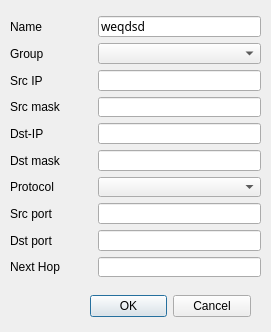
<ui version="4.0" >
 <class>Dialog</class>
 <widget class="QDialog" name="Dialog" >
  <property name="geometry" >
   <rect>
    <x>0</x>
    <y>0</y>
    <width>271</width>
    <height>332</height>
   </rect>
  </property>
  <property name="windowTitle" >
   <string>Dialog</string>
  </property>
  <widget class="QDialogButtonBox" name="buttonBox" >
   <property name="geometry" >
    <rect>
     <x>90</x>
     <y>290</y>
     <width>161</width>
     <height>32</height>
    </rect>
   </property>
   <property name="orientation" >
    <enum>Qt::Horizontal</enum>
   </property>
   <property name="standardButtons" >
    <set>QDialogButtonBox::Cancel|QDialogButtonBox::NoButton|QDialogButtonBox::Ok</set>
   </property>
  </widget>
  <widget class="QWidget" name="" >
   <property name="geometry" >
    <rect>
     <x>10</x>
     <y>16</y>
     <width>251</width>
     <height>261</height>
    </rect>
   </property>
   <layout class="QGridLayout" >
    <item row="0" column="0" >
     <widget class="QLabel" name="name_label" >
      <property name="text" >
       <string>Name</string>
      </property>
     </widget>
    </item>
    <item row="0" column="1" colspan="2" >
     <widget class="QLineEdit" name="name_edit" >
      <property name="font" >
       <font>
        <family>MS Reference Sans Serif</family>
       </font>
      </property>
      <property name="text" >
       <string>weqdsd</string>
      </property>
     </widget>
    </item>
    <item row="1" column="0" >
     <widget class="QLabel" name="group_label" >
      <property name="text" >
       <string>Group</string>
      </property>
     </widget>
    </item>
    <item row="1" column="1" colspan="2" >
     <widget class="QComboBox" name="group_edit" />
    </item>
    <item row="2" column="0" >
     <widget class="QLabel" name="src_ip_label" >
      <property name="text" >
       <string>Src IP</string>
      </property>
     </widget>
    </item>
    <item row="2" column="1" colspan="2" >
     <widget class="QLineEdit" name="src_ip_edit" />
    </item>
    <item row="3" column="0" >
     <widget class="QLabel" name="src_mask_label" >
      <property name="text" >
       <string>Src mask</string>
      </property>
     </widget>
    </item>
    <item row="3" column="1" colspan="2" >
     <widget class="QLineEdit" name="src_mask_edit" />
    </item>
    <item row="4" column="0" >
     <widget class="QLabel" name="dst_ip_label" >
      <property name="text" >
       <string>Dst-IP</string>
      </property>
     </widget>
    </item>
    <item row="4" column="1" colspan="2" >
     <widget class="QLineEdit" name="dst_ip_edit" />
    </item>
    <item row="5" column="0" >
     <widget class="QLabel" name="dst_mask_label" >
      <property name="text" >
       <string>Dst mask</string>
      </property>
     </widget>
    </item>
    <item row="5" column="1" colspan="2" >
     <widget class="QLineEdit" name="dst_mask_edit" />
    </item>
    <item row="6" column="0" >
     <widget class="QLabel" name="protocol_label" >
      <property name="text" >
       <string>Protocol</string>
      </property>
     </widget>
    </item>
    <item row="6" column="1" colspan="2" >
     <widget class="QComboBox" name="protocol_edit" />
    </item>
    <item row="7" column="0" >
     <widget class="QLabel" name="src_port_label" >
      <property name="text" >
       <string>Src port</string>
      </property>
     </widget>
    </item>
    <item row="7" column="1" colspan="2" >
     <widget class="QLineEdit" name="src_port_edit" />
    </item>
    <item row="8" column="0" >
     <widget class="QLabel" name="dst_port_label" >
      <property name="text" >
       <string>Dst port</string>
      </property>
     </widget>
    </item>
    <item row="8" column="1" colspan="2" >
     <widget class="QLineEdit" name="dst_port_edit" />
    </item>
    <item row="9" column="0" >
     <widget class="QLabel" name="next_hop_label" >
      <property name="text" >
       <string>Next Hop</string>
      </property>
     </widget>
    </item>
    <item row="9" column="1" colspan="2" >
     <widget class="QLineEdit" name="next_hop_edit" />
    </item>
   </layout>
  </widget>
 </widget>
 <resources/>
 <connections>
  <connection>
   <sender>buttonBox</sender>
   <signal>accepted()</signal>
   <receiver>Dialog</receiver>
   <slot>accept()</slot>
   <hints>
    <hint type="sourcelabel" >
     <x>368</x>
     <y>204</y>
    </hint>
    <hint type="destinationlabel" >
     <x>157</x>
     <y>227</y>
    </hint>
   </hints>
  </connection>
  <connection>
   <sender>buttonBox</sender>
   <signal>rejected()</signal>
   <receiver>Dialog</receiver>
   <slot>reject()</slot>
   <hints>
    <hint type="sourcelabel" >
     <x>410</x>
     <y>210</y>
    </hint>
    <hint type="destinationlabel" >
     <x>286</x>
     <y>227</y>
    </hint>
   </hints>
  </connection>
 </connections>
</ui>
